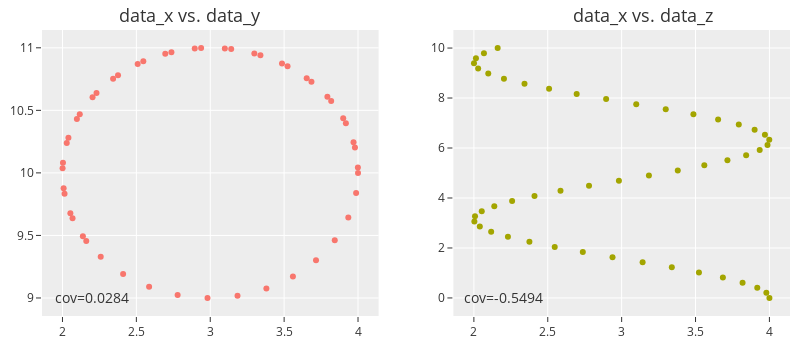

Notebook source saved alongside this figure:
### Code cell
trace1 = go.Scatter(x=X[:, 0], y=X[:, 1], mode='markers') 
trace2 = go.Scatter(x=X[:, 0], y=X[:, 2], mode='markers')
# subplot titles are actually annotations, so set here
annotations = [
    dict(x=0.1, y=1.1, xref='paper', yref='paper', showarrow=False,
         text=f"data_x vs. data_y", font_size=18),
    dict(x=0.9, y=1.1, xref='paper', yref='paper', showarrow=False,
         text=f"data_x vs. data_z", font_size=18),
    dict(x=2.2, y=9, xref='x1', yref='y1', showarrow=False,
         text=f"cov={covariance_matrix[0, 1]:.4f}", font_size=14),
    dict(x=2.2, y=0, xref='x2', yref='y2', showarrow=False,
         text=f"cov={covariance_matrix[0, 2]:.4f}", font_size=14),
]
layout = dict(
    height=350, width=800, autosize=False,
    margin=dict(l=10, r=10, b=10, t=30),
    template="ggplot2", showlegend=False,
    xaxis={"fixedrange": True}, yaxis={"fixedrange": True}, 
    xaxis2={"fixedrange": True}, yaxis2={"fixedrange": True}, 
)

fig = make_subplots(rows=1, cols=2)
fig.add_trace(trace1, row=1, col=1)
fig.add_trace(trace2, row=1, col=2)
fig.update_layout(layout, annotations=annotations)
fig.show(config={'displayModeBar': False})

# x and y are not linearly correlated, so covariance is close to zero (so will be the correlation)
# x and z are somehow linearly correlated, but the relationship can be better interpreted as non-linear

### Figure 1 — Plotly figure (JSON) as saved in the notebook; plotly's stock layout.template omitted (floating-point values rounded to 4 significant figures)
{"data": [{"mode": "markers", "type": "scatter", "x": [4, 3.979, 3.918, 3.818, 3.685, 3.523, 3.339, 3.142, 2.938, 2.737, 2.547, 2.376, 2.23, 2.117, 2.04, 2.003, 2.008, 2.053, 2.138, 2.259, 2.41, 2.586, 2.779, 2.981, 3.185, 3.38, 3.559, 3.716, 3.842, 3.934, 3.987, 3.999, 3.97, 3.9, 3.793, 3.653, 3.486, 3.298, 3.099, 2.895, 2.696, 2.509, 2.343, 2.203, 2.097, 2.029, 2.001, 2.014, 2.068, 2.161], "xaxis": "x", "y": [10, 10.2, 10.4, 10.57, 10.73, 10.85, 10.94, 10.99, 11.0, 10.96, 10.89, 10.78, 10.64, 10.47, 10.28, 10.08, 9.877, 9.678, 9.493, 9.329, 9.192, 9.09, 9.025, 9.0, 9.017, 9.075, 9.171, 9.302, 9.461, 9.643, 9.84, 10.04, 10.24, 10.44, 10.61, 10.76, 10.87, 10.95, 11.0, 10.99, 10.95, 10.87, 10.75, 10.6, 10.43, 10.24, 10.04, 9.834, 9.637, 9.456], "yaxis": "y"}, {"mode": "markers", "type": "scatter", "x": [4, 3.979, 3.918, 3.818, 3.685, 3.523, 3.339, 3.142, 2.938, 2.737, 2.547, 2.376, 2.23, 2.117, 2.04, 2.003, 2.008, 2.053, 2.138, 2.259, 2.41, 2.586, 2.779, 2.981, 3.185, 3.38, 3.559, 3.716, 3.842, 3.934, 3.987, 3.999, 3.97, 3.9, 3.793, 3.653, 3.486, 3.298, 3.099, 2.895, 2.696, 2.509, 2.343, 2.203, 2.097, 2.029, 2.001, 2.014, 2.068, 2.161], "xaxis": "x2", "y": [0, 0.2041, 0.4082, 0.6122, 0.8163, 1.02, 1.224, 1.429, 1.633, 1.837, 2.041, 2.245, 2.449, 2.653, 2.857, 3.061, 3.265, 3.469, 3.673, 3.878, 4.082, 4.286, 4.49, 4.694, 4.898, 5.102, 5.306, 5.51, 5.714, 5.918, 6.122, 6.327, 6.531, 6.735, 6.939, 7.143, 7.347, 7.551, 7.755, 7.959, 8.163, 8.367, 8.571, 8.776, 8.98, 9.184, 9.388, 9.592, 9.796, 10], "yaxis": "y2"}], "layout": {"annotations": [{"font": {"size": 18}, "showarrow": false, "text": "data_x vs. data_y", "x": 0.1, "xref": "paper", "y": 1.1, "yref": "paper"}, {"font": {"size": 18}, "showarrow": false, "text": "data_x vs. data_z", "x": 0.9, "xref": "paper", "y": 1.1, "yref": "paper"}, {"font": {"size": 14}, "showarrow": false, "text": "cov=0.0284", "x": 2.2, "xref": "x", "y": 9, "yref": "y"}, {"font": {"size": 14}, "showarrow": false, "text": "cov=-0.5494", "x": 2.2, "xref": "x2", "y": 0, "yref": "y2"}], "autosize": false, "height": 350, "margin": {"b": 10, "l": 10, "r": 10, "t": 30}, "showlegend": false, "width": 800, "xaxis": {"anchor": "y", "autorange": true, "domain": [0, 0.45], "fixedrange": true, "range": [1.861, 4.139], "type": "linear"}, "xaxis2": {"anchor": "y2", "autorange": true, "domain": [0.55, 1], "fixedrange": true, "range": [1.861, 4.139], "type": "linear"}, "yaxis": {"anchor": "x", "autorange": true, "domain": [0, 1], "fixedrange": true, "range": [8.856, 11.14], "type": "linear"}, "yaxis2": {"anchor": "x2", "autorange": true, "domain": [0, 1], "fixedrange": true, "range": [-0.7217, 10.72], "type": "linear"}}}
